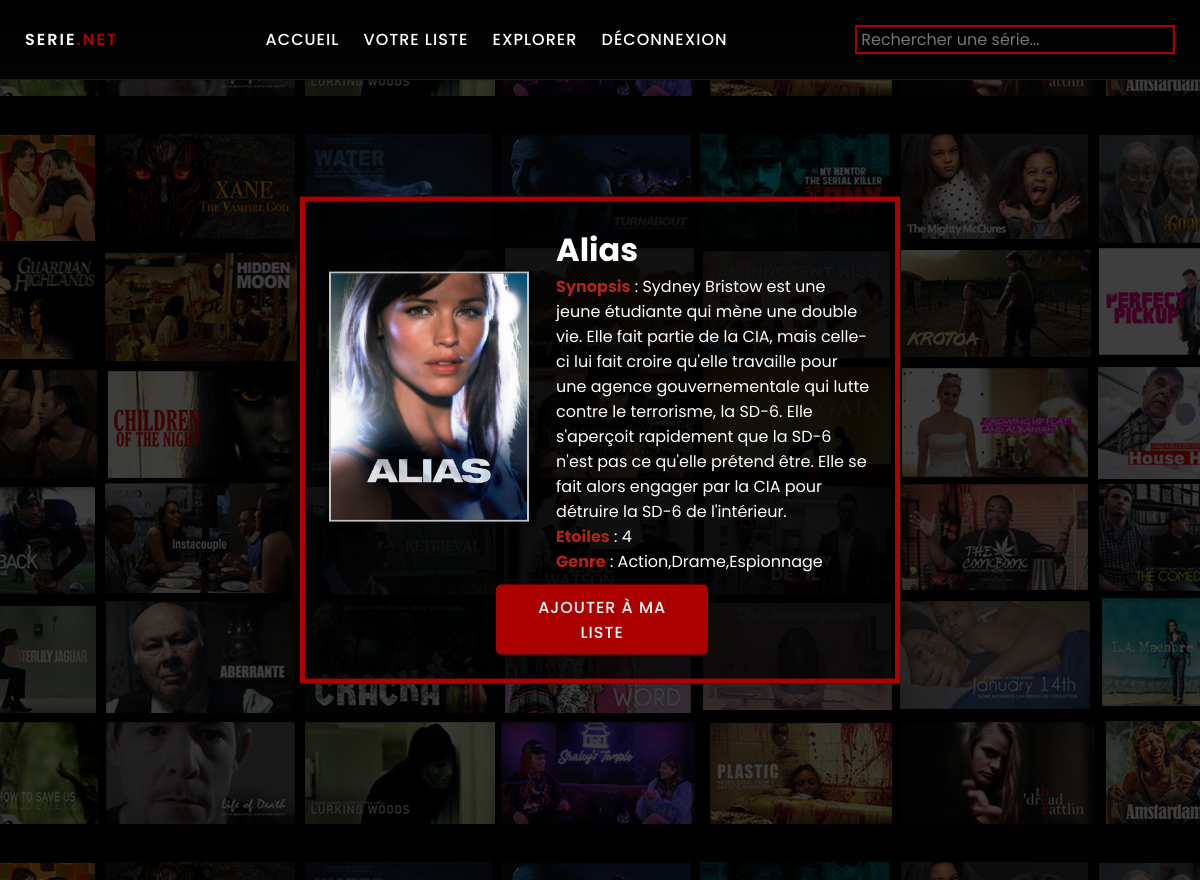
The app's page /view/html/serie-infos.php?id=3 (signed in) with its own data.
### tables this page shows
CREATE TABLE `serie` (
  `id` int NOT NULL,
  `name` varchar(255) NOT NULL,
  `etoiles` decimal(3,1) NOT NULL,
  `synopsis` text,
  `poster` varchar(99) DEFAULT NULL,
  PRIMARY KEY (`id`)
);

### model/dao/Database.php (called while the page is built, shortened)
<?php
class Database
{
    private static ?Database $instance = null;
    private PDO $connection;
    private function __construct($login, $password)
    {
        try {
            if (php_uname('n') == "MAXIWERE45A") {
                $this->connection = new PDO("mysql:host=localhost;dbname=serie_net=UTF8", $login, $this->decoder($password, "thou"));
            } elseif (php_uname('n') == "amdjad-TUF"){
                $this->connection = new PDO("mysql:host=localhost;dbname=serie_net;charset=UTF8", "amdjad", $this->decoder($password, "thou"));
            } else {
                $this->connection = new PDO("mysql:host=localhost;dbname=serie_net;charset=UTF8", $login, $this->decoder($password, "thou"));
            }
        } catch (Exception $e) {
            die('Erreur : ' . $e->getMessage());
        }
    }
    public static function getInstance($login, $password): ?Database
    {
        if (!self::$instance) {
            self::$instance = new Database($login, $password);
        }
        return self::$instance;
    }
    public function getConnection(): PDO
    {
        return $this->connection;
    }
    public function decoder($text, $key): string
    {
        $key_len = strlen($key);
        $key_idx = 0;
        $plaintext = "";
        for ($i = 0; $i < strlen($text); $i++) {
            $char = $text[$i];
            if (ctype_alpha($char)) {
                $shift = ord(strtolower($key[$key_idx])) - 97;
                $new_char = chr(((ord(strtolower($char)) - 97 - $shift + 26) % 26) + 97);
                $key_idx = ($key_idx + 1) % $key_len;
            } else {
                $new_char = $char;
            }
            $plaintext .= $new_char;
        }
        return $plaintext;
    }
}

### model/dao/requests/SerieRequest.php (called while the page is built, shortened)
<?php
require_once(__DIR__ . "/../../dao/Database.php");
require_once(__DIR__ . "/../../Serie.php");
require_once(__DIR__ . "/../../Genre.php");
class SerieRequest
{
    private PDO $linkpdo;
    public function __construct()
    {
        $this->linkpdo = Database::getInstance('root', "9wms351v")->getConnection();
    }
    public function getGenresSerie(string $serieID): array
    {
        $sql = "SELECT genre.id,genre.genre_name
                FROM serie
                         JOIN serie_genre ON serie.id = serie_genre.serie_id
                         JOIN genre ON serie_genre.genre_id = genre.id
                WHERE serie.id = :id";
        $stmt = $this->linkpdo->prepare($sql);
        $stmt->execute(array(':id' => $serieID));
        (array) $data = $stmt->fetchAll(PDO::FETCH_ASSOC);
        $genres = array();
        foreach ($data as $row) {
            $genres[] = new Genre($row['id'],$row['genre_name']);
        }
        return $genres;
    }
    public function getSerie($id): Serie
    {
        $sql = "SELECT * FROM serie WHERE id = :id";
        $stmt = $this->linkpdo->prepare($sql);
        $stmt->execute(array(':id' => $id));
        (array) $data = $stmt->fetch(PDO::FETCH_ASSOC);
        $genres = $this->getGenresSerie($id);
        return new Serie($data['id'], $data['name'], $genres, $data['etoiles'], $data['synopsis'], $data['poster']);
    }
}

### model/Serie.php (called while the page is built, shortened)
<?php
require_once __DIR__ . "/Genre.php";
class Serie
{
    private string $nom;
    private array $genres;
    private string $etoiles;
    private string $synopsis;
    private string $image;
    public function __construct(string $id, string $nom, array $genres, string $etoiles, string $synopsis, string $image)
    {
        $this->nom = $nom;
        $this->genres = $genres;
        $this->etoiles = $etoiles;
        $this->synopsis = $synopsis;
        $this->image = $image;
    }
    public function getNom(): string
    {
        return $this->nom;
    }
    public function getGenresString(): string
    {
        $genres = "";
        foreach ($this->genres as $genre) {
            $genres .= $genre->getNom() . ",";
        }
        $genres = substr($genres, 0, -1);
        return $genres;
    }
    public function getEtoiles(): int
    {
        return $this->etoiles;
    }
    public function getSynopsis(): string
    {
        return $this->synopsis;
    }
    public function getImage(): string
    {
        return $this->image;
    }
}

### model/Genre.php (called while the page is built, shortened)
<?php
class Genre
{
    private string $nom;
    public function __construct(string $id, string $nom)
    {
        $this->nom = $nom;
    }
    public function getNom(): string
    {
        return $this->nom;
    }
}

### view/html/serie-infos.php (the view, shortened to what this page needs)
<?php
require_once(__DIR__ . "/../../model/dao/requests/SerieRequest.php");
$serieRequest = new SerieRequest();
$serie = null;
if (isset($_GET['id'])) {
    try {
        $serie = $serieRequest->getSerie($_GET['id']);
    } catch (Exception $e) {
        echo $e->getMessage();
    }
} else {
    exit();
}
$buttonValue = "Ajouter à ma liste";
?>
<!DOCTYPE html>
<html lang="fr" dir="ltr">
<head>
    <link rel="stylesheet" href="../css/base_style.css">
    <link rel="stylesheet" href="../css/style_serief.css">
    <link rel="stylesheet" href="https://cdnjs.cloudflare.com/ajax/libs/font-awesome/5.15.3/css/all.min.css"/>
</head>
<body>
<div class="navigation-bar">
    <div class="logo">
        <a href="index.php?profile=<?= $_SESSION['profile'] ?>" style="text-decoration: none"><span class="logo">Serie</span><span class="logo1">.Net</span></a>
    </div>
    <div class="menu">
        <ul>
            <li><a href="index.php?profile=<?= $_SESSION['profile'] ?>">Accueil</a></li>
            <li><a href="liste-favoris.php">Votre liste</a></li>
            <li><a href="explorer.php">Explorer</a></li>
            <li><a href="login.php">Déconnexion</a></li>
        </ul>
    </div>
    <form action="" class="search-bar" method="post" onsubmit="return redirectToPage()">
        <label for="search-bar"></label><input type="search" id="search-bar" name="search"
                                               placeholder=" Rechercher une série..." required>
    </form>
</div>
<div class="bg-img">
    <div class="box-content">
        <div class="serie-infos">
            <div class="serie-infos-img">
                <?php echo "<img src=" . "../../ressources/posts/" . $serie->getImage() . " alt=''>"; ?>
            </div>
            <div class="serie-infos-text">
                <h1><?= $serie->getNom() ?></h1>
                <p><strong style="color: #AD241B">Synopsis</strong> : <?= $serie->getSynopsis() ?></p>
                <p><strong style="color: #AD241B">Etoiles</strong> : <?= $serie->getEtoiles() ?></p>
                <p><strong style="color: #AD241B">Genre</strong> : <?= $serie->getGenresString() ?></?>
            </div>
        </div>
        <div class="serie-infos-btn">
            <form action="" method="post">
                <button type="submit" class="btn">
                    <?= $buttonValue ?>
                </button>
            </form>
        </div>
    </div>
</div>
</body>
</html>

### view/css/base_style.css (style rules this page uses)
* { margin: 0; padding: 0; box-sizing: border-box; user-select: none; font-family: 'Poppins', sans-serif; }
:root { --main-color: #ad0000; --second-color: #000000; }
body { color: white; height: 100vh; background-size: cover; background: linear-gradient(rgba(0, 0, 0, 0.89), rgba(0, 0, 0, 0.93)); font-family: 'Poppins', serif; }
span { color: var(--main-color); }
.navigation-bar { position: sticky; top: 0; left: 0; width: 100%; height: 80px; padding: 0 25px; justify-content: space-between; z-index: 1000; display: flex; align-items: center; background: linear-gradient(rgb(0, 0, 0), rgba(0, 0, 0, 0.5)); border-bottom: 1px solid rgba(255, 255, 255, 0.1); box-shadow: 0 1px 1px rgba(0, 0, 0, 0.1); }
.navigation-bar .logo { font-family: 'Poppins', sans-serif; font-size: 1rem; font-weight: 600; text-transform: uppercase; letter-spacing: 2px; cursor: pointer; color: white; }
.navigation-bar .logo1 { color: var(--main-color); }
.navigation-bar .menu li { list-style: none; display: inline-block; margin-left: 20px; }
.navigation-bar .menu li a { font-family: 'Poppins', sans-serif; font-size: 1rem; font-weight: 500; text-transform: uppercase; letter-spacing: 1px; color: white; text-decoration: none; transition: all 0.3s ease; }
.navigation-bar .search-bar { margin-left: 0; position: static; cursor: pointer; display: flex; align-items: center; justify-content: center; }
.navigation-bar .search-bar input { border: solid 2px var(--main-color); background: transparent; color: white; font-family: 'Poppins', sans-serif; font-size: 1rem; margin: 1%; }
.btn { margin-left: 2%; font-family: 'Poppins', sans-serif; font-size: 1rem; font-weight: 500; text-transform: uppercase; letter-spacing: 1px; color: white; background: var(--main-color); border: none; padding: 10px 20px; border-radius: 5px; cursor: pointer; transition: all 0.3s ease; }

### view/css/style_serief.css (style rules this page uses)
.box-content { display: block; position: absolute; top: 50%; left: 50%; z-index: 999; padding: 2%; width: auto; transform: translate(-50%,-50%); background: rgba(0, 0, 0, 0.71); border: solid 5px var(--main-color); }
.serie-infos { display: flex; flex-direction: row; justify-content: center; align-items: center; }
.serie-infos .serie-infos-img img { border: solid 2px rgba(255, 255, 255, 0.76); }
.serie-infos-btn { display: flex; flex-direction: row; justify-content: center; align-items: center; margin-top: 2%; width: auto; }
.bg-img { height: 100vh; background-size: cover; background: url('../../ressources/images/background_image.jpg') center; }
.bg-img:after { position: absolute; content: ''; top: 0; left: 0; height: 100%; width: 100%; background: rgba(0,0,0,0.7); }
.serie-infos .serie-infos-text { padding-left: 5%; }
.serie-infos .serie-infos-img img { position: relative; width: 200px; height: 250px; }

### records on screen
serie: poster (picture), name "Alias", synopsis "Sydney Bristow est une jeune étudiante qui mène une double vie. Elle fait partie de la CIA, mais celle-ci lui fait croire qu'elle travaille pour une agence gouvernementale qui lutte contre le terrorisme, la SD-6. Elle s'aperçoit rapidement que la SD-6 n'est pas ce qu'elle prétend être. Elle se fait alors engager par la CIA pour détruire la SD-6 de l'intérieur.", etoiles "4"

### other values on screen
$serie->getGenresString() "Action,Drame,Espionnage"
$buttonValue "AJOUTER À MA LISTE"
